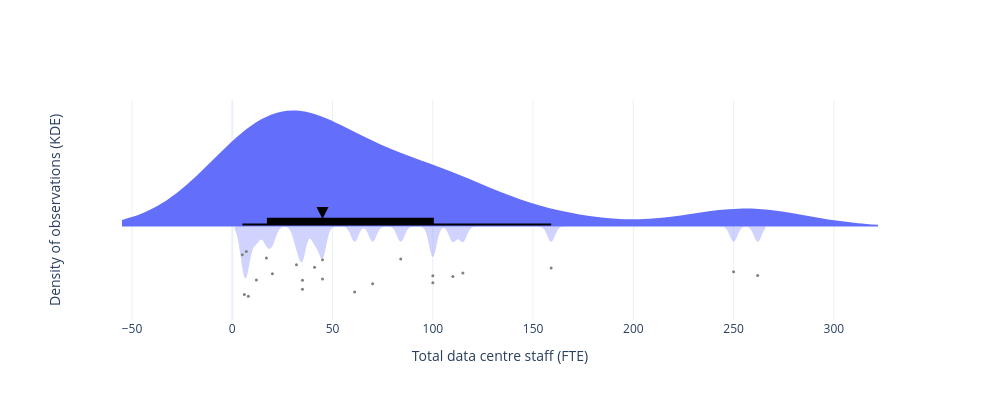

Write notebook code for a chart like this one.
### Code cell
# -------------------------------------
# Set variables
# -------------------------------------
value_col = 'b8_total_staff_fte'
cols_to_show = ['id', 'lpa_name', 'data_centre_since', 'b8_gia_sqm', 'b8_total_staff_fte']

# Drop missing
df = data_ldn_date.dropna(subset=[value_col])

# -------------------------------------
# Compute median
# -------------------------------------
median_value = df[value_col].median()

# -------------------------------------
# Colour
# -------------------------------------
base_color = px.colors.qualitative.Plotly[0]

# Helper: convert rgb/hex to transparent rgba
def make_transparent(color, alpha=0.3):
    if color.startswith("rgb"):
        return color.replace(")", f", {alpha})").replace("rgb", "rgba")
    elif color.startswith("#"):
        r, g, b = tuple(int(color[i:i+2], 16) for i in (1, 3, 5))
        return f"rgba({r},{g},{b},{alpha})"
    return color

# -------------------------------------
# Build figure
# -------------------------------------
fig = go.Figure()

subset_customdata = df[cols_to_show].to_numpy()

hovertemplate = "<br>".join(
    [f"{col}: %{{customdata[{i}]}}" for i, col in enumerate(cols_to_show)]
)

# -------------------------------------
# Bottom transparent half
# -------------------------------------
fig.add_trace(go.Violin(
    x=df[value_col],
    orientation='h',
    side='negative',
    points=False,
    bandwidth=1.9,
    width=0.4,
    line=dict(width=0),
    fillcolor=make_transparent(base_color, alpha=0.3),
    showlegend=False,
    customdata=subset_customdata,
    hovertemplate=hovertemplate,
    y0=1, 
))

# -------------------------------------
# Upper solid half + points + box
# -------------------------------------
fig.add_trace(go.Violin(
    x=df[value_col],
    orientation='h',
    side='positive',
    width=0.9,
    bandwidth=30,
    line=dict(width=0),
    points="all",
    jitter=0.3,
    pointpos=-0.4,
    marker=dict(color='grey', size=3, opacity=1),
    box_visible=True,
    box_fillcolor='black',
    box_line=dict(color='black', width=2),
    box_width=0.1,
    fillcolor=base_color,
    showlegend=False,
    customdata=subset_customdata,
    hovertemplate=hovertemplate,
))

# -------------------------------------
# Median arrow
# -------------------------------------
fig.add_scatter(
    x=[median_value],
    # y=[0],
    mode='markers',
    marker=dict(symbol='arrow-down', color='black', size=12),
    showlegend=False,
    y0=1.03,
)

# -------------------------------------
# Layout (with density label)
# -------------------------------------
fig.update_layout(
    violinmode='overlay',
    width=1000,
    height=400,
    xaxis_title="Total data centre staff (FTE)",
    yaxis=dict(
        showticklabels=False,
        title="Density of observations (KDE)",
        ticks="",             
        showgrid=False,
        zeroline=False,            
    ),
    template='plotly_white'
)


fig.show()

### Figure 1 — Plotly figure (JSON) as saved in the notebook; plotly's stock layout.template omitted (floating-point values rounded to 4 significant figures)
{"data": [{"bandwidth": 1.9, "customdata": [["Tower_Hamlets-PA_23_01021_NC", "Tower Hamlets", 1999, null, 100], ["Tower_Hamlets-PA_10_02860", "Tower Hamlets", 1999, 16413, 262], ["Islington-P2013_1089_FUL", "Islington", 2000, 1895, 35], ["Hounslow-P_2009_1661", "Hounslow", 2000, 18116, 159], ["Enfield-TP_11_1373", "Enfield", 2000, 2850, 45], ["Hillingdon-38421_APP_2021_4045", "Hillingdon", 2001, 37547, 100], ["Tower_Hamlets-PA_24_01932_A1", "Tower Hamlets", 2002, 69829, 84], ["Hounslow-P_2007_1897", "Hounslow", 2007, 10710, 6], ["Enfield-LDC_08_0514", "Enfield", 2010, 2900, 45], ["Tower_Hamlets-PA_08_01799", "Tower Hamlets", 2010, 20080, 115], ["Tower_Hamlets-PA_00_00622", "Tower Hamlets", 2010, 1320, 70], ["Slough-P_06629_020", "Slough", 2013, 2041, 8], ["Tower_Hamlets-PA_22_01023_NC", "Tower Hamlets", 2013, 31119, 250], ["Tower_Hamlets-PA_13_00803", "Tower Hamlets", 2014, 9666, 41], ["Hounslow-P_2011_3272", "Hounslow", 2014, 15893, 12], ["Tower_Hamlets-PA_20_02381_NC", "Tower Hamlets", 2016, 14727, 61], ["Tower_Hamlets-PA_22_01982_A1", "Tower Hamlets", 2017, 490, 7], ["Bexley-23_00960_FUL", "Bexley", 2017, 4104, 17], ["Ealing-224110OPDFUL", "Ealing", 2018, 9553, 35], ["Camden-2022_3535_P", "Camden", 2018, 3198, 5], ["Bromley-19_04182_FULL1", "Bromley", 2019, 925.9, 20], ["Tower_Hamlets-PA_21_00615_NC", "Tower Hamlets", 2019, 1850, 32], ["Barking_&_Dagenham-18_00161_FUL", "Barking & Dagenham", 2025, 52800.0, 110]], "fillcolor": "rgba(99,110,250,0.3)", "hovertemplate": "id: %{customdata[0]}<br>lpa_name: %{customdata[1]}<br>data_centre_since: %{customdata[2]}<br>b8_gia_sqm: %{customdata[3]}<br>b8_total_staff_fte: %{customdata[4]}", "line": {"width": 0}, "orientation": "h", "points": false, "showlegend": false, "side": "negative", "type": "violin", "width": 0.4, "x": [100.0, 262.0, 35.0, 159.0, 45.0, 100.0, 84.0, 6.0, 45.0, 115.0, 70.0, 8.0, 250.0, 41.0, 12.0, 61.0, 7.0, 17.0, 35.0, 5.0, 20.0, 32.0, 110.0], "y0": 1}, {"bandwidth": 30, "box": {"fillcolor": "black", "line": {"color": "black", "width": 2}, "visible": true, "width": 0.1}, "customdata": [["Tower_Hamlets-PA_23_01021_NC", "Tower Hamlets", 1999, null, 100], ["Tower_Hamlets-PA_10_02860", "Tower Hamlets", 1999, 16413, 262], ["Islington-P2013_1089_FUL", "Islington", 2000, 1895, 35], ["Hounslow-P_2009_1661", "Hounslow", 2000, 18116, 159], ["Enfield-TP_11_1373", "Enfield", 2000, 2850, 45], ["Hillingdon-38421_APP_2021_4045", "Hillingdon", 2001, 37547, 100], ["Tower_Hamlets-PA_24_01932_A1", "Tower Hamlets", 2002, 69829, 84], ["Hounslow-P_2007_1897", "Hounslow", 2007, 10710, 6], ["Enfield-LDC_08_0514", "Enfield", 2010, 2900, 45], ["Tower_Hamlets-PA_08_01799", "Tower Hamlets", 2010, 20080, 115], ["Tower_Hamlets-PA_00_00622", "Tower Hamlets", 2010, 1320, 70], ["Slough-P_06629_020", "Slough", 2013, 2041, 8], ["Tower_Hamlets-PA_22_01023_NC", "Tower Hamlets", 2013, 31119, 250], ["Tower_Hamlets-PA_13_00803", "Tower Hamlets", 2014, 9666, 41], ["Hounslow-P_2011_3272", "Hounslow", 2014, 15893, 12], ["Tower_Hamlets-PA_20_02381_NC", "Tower Hamlets", 2016, 14727, 61], ["Tower_Hamlets-PA_22_01982_A1", "Tower Hamlets", 2017, 490, 7], ["Bexley-23_00960_FUL", "Bexley", 2017, 4104, 17], ["Ealing-224110OPDFUL", "Ealing", 2018, 9553, 35], ["Camden-2022_3535_P", "Camden", 2018, 3198, 5], ["Bromley-19_04182_FULL1", "Bromley", 2019, 925.9, 20], ["Tower_Hamlets-PA_21_00615_NC", "Tower Hamlets", 2019, 1850, 32], ["Barking_&_Dagenham-18_00161_FUL", "Barking & Dagenham", 2025, 52800.0, 110]], "fillcolor": "#636EFA", "hovertemplate": "id: %{customdata[0]}<br>lpa_name: %{customdata[1]}<br>data_centre_since: %{customdata[2]}<br>b8_gia_sqm: %{customdata[3]}<br>b8_total_staff_fte: %{customdata[4]}", "jitter": 0.3, "line": {"width": 0}, "marker": {"color": "grey", "opacity": 1, "size": 3}, "orientation": "h", "pointpos": -0.4, "points": "all", "showlegend": false, "side": "positive", "type": "violin", "width": 0.9, "x": [100.0, 262.0, 35.0, 159.0, 45.0, 100.0, 84.0, 6.0, 45.0, 115.0, 70.0, 8.0, 250.0, 41.0, 12.0, 61.0, 7.0, 17.0, 35.0, 5.0, 20.0, 32.0, 110.0]}, {"marker": {"color": "black", "size": 12, "symbol": "arrow-down"}, "mode": "markers", "showlegend": false, "type": "scatter", "x": [45], "y0": 1.03}], "layout": {"height": 400, "violinmode": "overlay", "width": 1000, "xaxis": {"title": {"text": "Total data centre staff (FTE)"}}, "yaxis": {"showgrid": false, "showticklabels": false, "ticks": "", "title": {"text": "Density of observations (KDE)"}, "zeroline": false}}}
